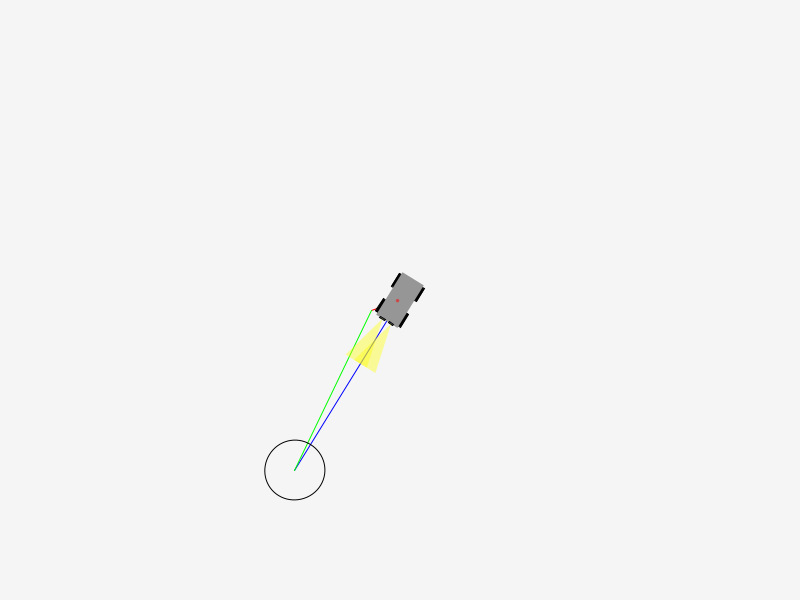
Frame 1 (no input)
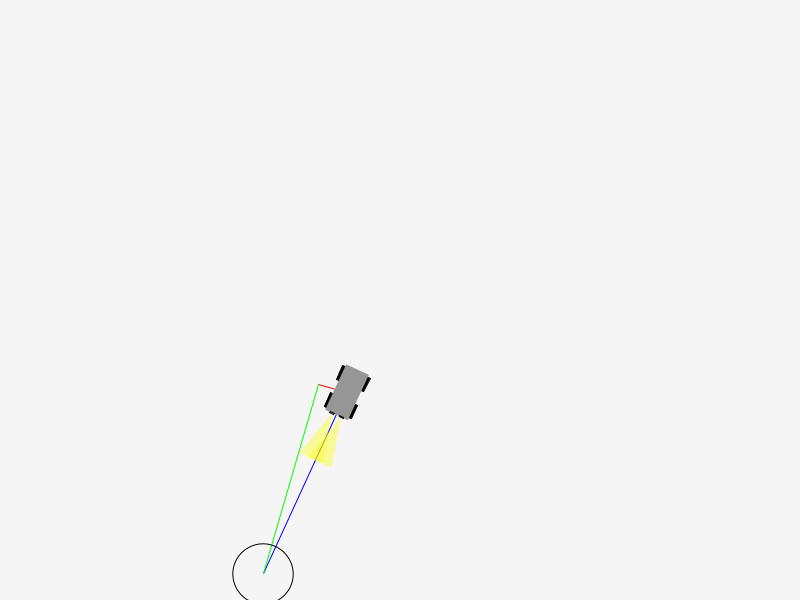
Frame 60 (the mouse pressed at the canvas centre just before this capture)
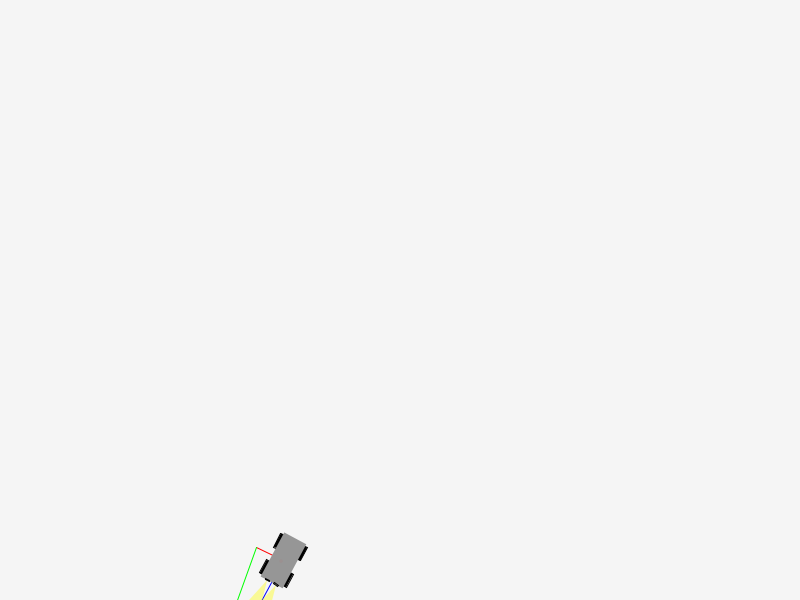
Frame 120 (the mouse held since frame 60 and released just before this capture)

The Processing sketch that drew these frames (run headless with seeded random() and noise(); from frame 60 on, the mouse is pressed at the canvas centre):

// Processing sketch: autoagent2
// ── autoagent2.pde
Vehicle joe;
Target target;

void setup() {
  size(800,600);
  joe = new Vehicle(new PVector(width/2, height/2));
  target = new Target();
}


void draw() {
  background(245);

  //target.display();

  joe.wander();
  joe.update();
}


class Target {
  PVector location;

  Target() {
  }

  void display() {
    fill(0);
    text("x", location.x, location.y);
  }
}

class Vehicle {
  PVector location, velocity, acceleration;
  float w, h, mass, maxSpeed, maxForce, siren; 
  PVector p;
  PVector oldTarget, newTarget;

  Vehicle(PVector start) {
    location = start.copy();
    velocity = new PVector(0, 0);
    acceleration = new PVector(0, 0);
    mass = 1;
    maxSpeed = 3;
    maxForce = 0.06; 
    w = 50;
    h = 25;
    p = PVector.random2D();
  }

  void display() {
    pushMatrix();
    translate(location.x, location.y);
    rotate(velocity.heading());
    rectMode(CENTER);
    //carrot on stick
    noFill();
    stroke(0, 0, 255);
    line(0, 0, 200, 0);
    stroke(255, 0, 0);
    line(0,0,newTarget.copy().limit(30).x,newTarget.copy().limit(30).y);
    stroke(0, 255, 0);
    line(newTarget.copy().limit(30).x,newTarget.copy().limit(30).y,200,0);
    stroke(0);
    ellipseMode(CENTER);
    ellipse(200, 0, 60, 60);
    ellipseMode(CORNER);
    // tires
    fill(0);
    rect(-0.3*w, 0.5*h, w*0.3, h*0.2);
    rect( 0.3*w, 0.5*h, w*0.3, h*0.2);
    rect(-0.3*w, -0.5*h, w*0.3, h*0.2);
    rect( 0.3*w, -0.5*h, w*0.3, h*0.2);
    // car body
    fill(150);
    noStroke();
    rect(0, 0, w, h);
    stroke(0);
    // headlights
    rect(w/2, -0.2*h, w*0.03, h*0.2);
    rect(w/2, 0.2*h, w*0.03, h*0.2);
    // lights for headlights
    fill(255, 255, 0, 100);
    noStroke();
    triangle(w/2, -0.2*h, w/2+w, -0.7*h, w/2+w, 0.3*h);
    triangle(w/2, 0.2*h, w/2+w, -0.3*h, w/2+w, 0.7*h);
    // flashy light siren thingy
    fill(255, 0, 0, map(siren, -1, 1, 0, 255));
    ellipse(0, 0, w*0.07, w*0.07);
    popMatrix();
  }

  void move() {
    velocity.add(acceleration);
    location.add(velocity);
    acceleration.mult(0);
    if (location.x > width) location.x = 0;
    if (location.x < 0) location.x = width;
    if (location.y > height) location.y = 0;
    if (location.y < 0) location.y = height;
  }

  void applyForce(PVector f) {
    PVector a = f.copy().div(mass);
    acceleration.add(a);
  }

  void seek(PVector target) {
    PVector desiredVelocity = PVector.sub(target, location);
    desiredVelocity.limit(maxSpeed);
    PVector steer = PVector.sub(desiredVelocity, velocity);
    steer.limit(maxForce);
    applyForce(steer);
  }

  void wander() {
    float z, r;

    z= 500;
    r = 10;
    oldTarget = PVector.add(location, velocity.copy().setMag(z));  
    p.rotate(0.1*randomGaussian()).setMag(r);
    newTarget = PVector.add(oldTarget, p);
    seek(newTarget);
  }

  void update() {
    move();
    display();
    siren = sin(frameCount * velocity.mag() / 10.0);
  }
}
